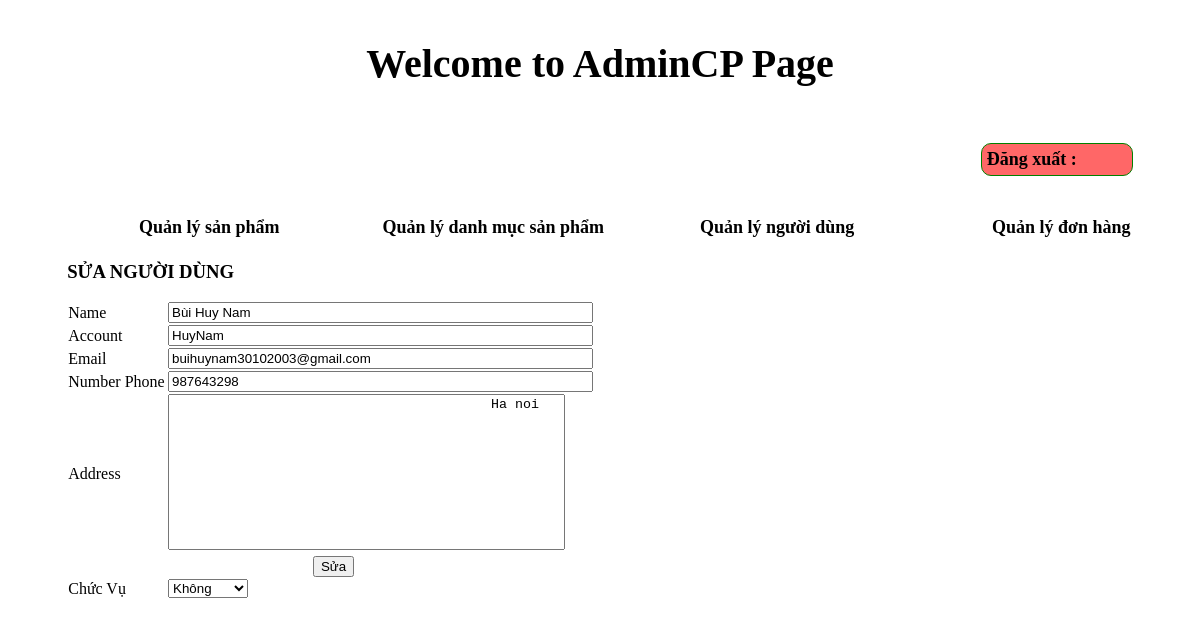
The app's page /admincp/index.php?action=quanlynguoidung&query=sua&idnguoidung=8 with its own data.
### tables this page shows
CREATE TABLE `tbl_dangky` (
  `id_khachHang` int(11) NOT NULL,
  `hoVaTen` varchar(250) NOT NULL,
  `taiKhoan` varchar(100) NOT NULL,
  `matKhau` varchar(100) NOT NULL,
  `soDienThoai` int(11) NOT NULL,
  `email` varchar(100) NOT NULL,
  `diaChi` text NOT NULL,
  `chucVu` varchar(100) NOT NULL
);

### admincp/modules/quanlynguoidung/sua.php (the view, shortened to what this page needs)
<?php
	$sql_nguoidung="SELECT * FROM tbl_dangky WHERE id_khachhang='$_GET[idnguoidung]' LIMIT 1";
	$querynd=mysqli_query($connect,$sql_nguoidung);
?>
<h3>SỬA NGƯỜI DÙNG</h3>
<form action="modules/quanlynguoidung/xuly.php?idnguoidung=<?php echo $_GET['idnguoidung'] ?>" method="POST" enctype="multipart/form-data">
<table   width="50%" style="border-collapse: collapse;">
	<?php
	 	while($nguoidung =mysqli_fetch_array($querynd)){
	?>
	<tr>
		<td>Name</td>
		<td><input type="text" size="50" name="hovatens"	value="<?php echo $nguoidung['hoVaTen']?>"></td>
	</tr>
    <tr>
		<td>Account</td>
		<td><input type="text" size="50" name="taikhoans" value="<?php echo $nguoidung['taiKhoan']?>"></td>
	</tr>
	<tr>
		<td>Email</td>
		<td><input type="text" size="50" name="emails" value="<?php echo $nguoidung['email']?>">		</td>
	</tr>
	<tr>
		<td>Number Phone</td>
		<td><input type="text" size="50" name="dienthoais" value="<?php echo $nguoidung['soDienThoai']?>">	</td>
	</tr>
	<tr>
		<td>Address</td>
		<td><textarea name="diachis"  cols="47" rows="10" style="resize: none;">
					<?php echo $nguoidung['diaChi']?>
			</textarea></td>
	</tr>
	<tr>
		<td colspan="2" style="text-align: center;"><input type="submit" name="suanguoidung" value="Sửa"></td>
	</tr>
	<tr>
		<td>Chức Vụ </td>
			<td>
			<select name="chucvus">
				<?php
						if($nguoidung['chucVu']==1){
				?>
					<option value="1" selected> Bán hàng</option>
					<option value="0">Không</option>
				<?php
						}else{
				?>
					<option value="0" selected>Không</option>
				<?php
						}
				?>
			</select>
			</td>
	</tr>
</table>
</form>
<?php
	 }
	?>

### records on screen
tbl_dangky: hovatens "Bùi Huy Nam", taikhoans "HuyNam", emails "buihuynam30102003@gmail.com", dienthoais "987643298", diachis "Ha noi", chucvus "Không"
